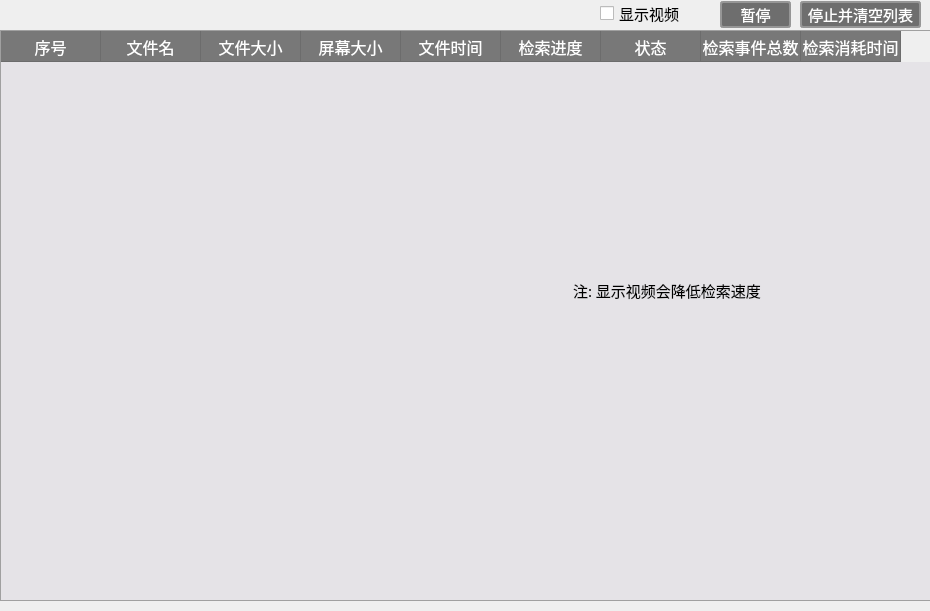
<?xml version="1.0" encoding="UTF-8"?>
<ui version="4.0">
 <class>CWidgetVCAProgress</class>
 <widget class="QWidget" name="CWidgetVCAProgress">
  <property name="geometry">
   <rect>
    <x>0</x>
    <y>0</y>
    <width>930</width>
    <height>611</height>
   </rect>
  </property>
  <property name="windowTitle">
   <string>CWidgetVCAProgress</string>
  </property>
  <property name="styleSheet">
   <string notr="true">QWidget{

font-size:15px;   
	font-family:Microsoft Yahei;
		}</string>
  </property>
  <widget class="QTableWidget" name="tableWidgetFileVCA">
   <property name="geometry">
    <rect>
     <x>0</x>
     <y>30</y>
     <width>931</width>
     <height>571</height>
    </rect>
   </property>
   <property name="focusPolicy">
    <enum>Qt::NoFocus</enum>
   </property>
   <property name="styleSheet">
    <string notr="true">QTableView {
  background: rgb(229,227,231);;
/*border-image:url(:/VisitorSystem/png/tableimage.png);*/
border:1px solid;
border-color: rgb(160,160,160);
selection-background-color:rgb(99, 99, 99);
	alternate-background-color: rgb(216, 216, 216);
selection-color:rgb(255, 255, 255);
font-size:14px;
	font-family:Microsoft Yahei;

}
QTableView::item{
    height:35px;
	
	color: rgb(0, 0, 0);
}

QHeaderView::section {
	font-size:16px;
	font-family:Microsoft Yahei;	

background-color: rgb(120,120,120);
padding:1px;
border:0px;
	color: rgb(255, 255, 255);
padding:2px,0px,2px,0px;
border-right:1px solid #6c6c6c;
border-bottom:1px solid #6c6c6c;
}</string>
   </property>
   <property name="editTriggers">
    <set>QAbstractItemView::NoEditTriggers</set>
   </property>
   <property name="alternatingRowColors">
    <bool>true</bool>
   </property>
   <property name="selectionBehavior">
    <enum>QAbstractItemView::SelectRows</enum>
   </property>
   <attribute name="horizontalHeaderVisible">
    <bool>true</bool>
   </attribute>
   <attribute name="horizontalHeaderHighlightSections">
    <bool>false</bool>
   </attribute>
   <attribute name="verticalHeaderVisible">
    <bool>false</bool>
   </attribute>
   <column>
    <property name="text">
     <string>序号</string>
    </property>
   </column>
   <column>
    <property name="text">
     <string>文件名</string>
    </property>
   </column>
   <column>
    <property name="text">
     <string>文件大小</string>
    </property>
   </column>
   <column>
    <property name="text">
     <string>屏幕大小</string>
    </property>
   </column>
   <column>
    <property name="text">
     <string>文件时间</string>
    </property>
   </column>
   <column>
    <property name="text">
     <string>检索进度</string>
    </property>
   </column>
   <column>
    <property name="text">
     <string>状态</string>
    </property>
   </column>
   <column>
    <property name="text">
     <string>检索事件总数</string>
    </property>
   </column>
   <column>
    <property name="text">
     <string>检索消耗时间</string>
    </property>
   </column>
  </widget>
  <widget class="QPushButton" name="BtnStart">
   <property name="enabled">
    <bool>false</bool>
   </property>
   <property name="geometry">
    <rect>
     <x>720</x>
     <y>1</y>
     <width>71</width>
     <height>27</height>
    </rect>
   </property>
   <property name="styleSheet">
    <string notr="true">
QPushButton{
color:rgb(255,255,255);
        background-color:rgb(6, 83, 131);
        border-width: 2px;
        border-color: rgb(150,150,150);
        border-style: solid;
        border-radius: 3;   
font-size:15px;   
	font-family:Microsoft Yahei;
		}
QPushButton:hover{  border-color: rgb(160,160,160);background-color:rgb(10, 89, 150);;}
QPushButton:pressed{padding: 3px;}
QPushButton:disabled{ background-color:rgb(110, 110, 110);;}</string>
   </property>
   <property name="text">
    <string>暂停</string>
   </property>
  </widget>
  <widget class="QPushButton" name="BtnStop">
   <property name="enabled">
    <bool>false</bool>
   </property>
   <property name="geometry">
    <rect>
     <x>800</x>
     <y>1</y>
     <width>121</width>
     <height>27</height>
    </rect>
   </property>
   <property name="styleSheet">
    <string notr="true">
QPushButton{
color:rgb(255,255,255);
        background-color:rgb(6, 83, 131);
        border-width: 2px;
        border-color: rgb(150,150,150);
        border-style: solid;
        border-radius: 3;   
font-size:15px;   
	font-family:Microsoft Yahei;
		}
QPushButton:hover{  border-color: rgb(160,160,160);background-color:rgb(10, 89, 150);;}
QPushButton:pressed{padding: 3px;}
QPushButton:disabled{ background-color:rgb(110, 110, 110);;}</string>
   </property>
   <property name="text">
    <string>停止并清空列表</string>
   </property>
  </widget>
  <widget class="QCheckBox" name="checkBoxRenderShow">
   <property name="geometry">
    <rect>
     <x>600</x>
     <y>3</y>
     <width>101</width>
     <height>21</height>
    </rect>
   </property>
   <property name="text">
    <string>显示视频</string>
   </property>
  </widget>
  <widget class="QLabel" name="labelInform">
   <property name="geometry">
    <rect>
     <x>573</x>
     <y>280</y>
     <width>201</width>
     <height>20</height>
    </rect>
   </property>
   <property name="text">
    <string>注: 显示视频会降低检索速度</string>
   </property>
  </widget>
 </widget>
 <layoutdefault spacing="6" margin="11"/>
 <resources/>
 <connections/>
</ui>
